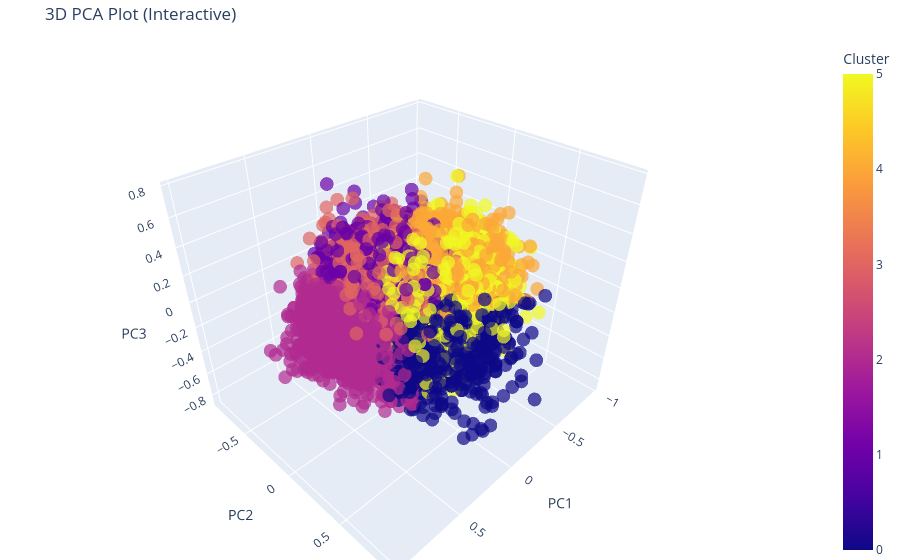

The notebook cell saved with this chart:
### Code cell
plt.figure(figsize=(10, 8))

# Use seaborn scatterplot, coloring points by the 'Cluster' column
# sns.scatterplot(
#     x='PC1', 
#     y='PC2', 
#     hue='Cluster', 
#     data=pca_df,
#     palette=sns.color_palette("hsv", n_colors=pca_df['Cluster'].nunique()), # Use distinct colors
#     legend="full",
#     alpha=0.6,
#     s=50
# )

# plt.title('K-Means Clusters Projected onto 2 Principal Components (PCA)', fontsize=14)
# plt.xlabel(f'Principal Component 1 ({pca.explained_variance_ratio_[0]*100:.1f}% Variance)', fontsize=12)
# plt.ylabel(f'Principal Component 2 ({pca.explained_variance_ratio_[1]*100:.1f}% Variance)', fontsize=12)
# plt.grid(True, linestyle='--', alpha=0.8)
# plt.show()

import plotly.express as px

fig = px.scatter_3d(
    pca_df, 
    x='PC1', 
    y='PC2', 
    z='PC3',
    color='Cluster',
    title='3D PCA Plot (Interactive)',
    opacity=0.7,
    size_max=5
)

# Update layout for a cleaner look
fig.update_layout(margin=dict(l=0, r=0, b=0, t=40))
fig.show()

### Figure 1 — Plotly figure (JSON) as saved in the notebook; plotly's stock layout.template omitted (floating-point values rounded to 4 significant figures; data arrays with more than 128 entries replaced by an {"elided": "..."} marker saying what was removed)
{"data": [{"hovertemplate": "PC1=%{x}<br>PC2=%{y}<br>PC3=%{z}<br>Cluster=%{marker.color}<extra></extra>", "legendgroup": "", "marker": {"color": {"elided": "11102 int values"}, "coloraxis": "coloraxis", "opacity": 0.7, "symbol": "circle"}, "mode": "markers", "name": "", "scene": "scene", "showlegend": false, "type": "scatter3d", "x": {"elided": "11102 float values"}, "y": {"elided": "11102 float values"}, "z": {"elided": "11102 float values"}}], "layout": {"coloraxis": {"colorbar": {"title": {"text": "Cluster"}}, "colorscale": [[0, "#0d0887"], [0.1111, "#46039f"], [0.2222, "#7201a8"], [0.3333, "#9c179e"], [0.4444, "#bd3786"], [0.5556, "#d8576b"], [0.6667, "#ed7953"], [0.7778, "#fb9f3a"], [0.8889, "#fdca26"], [1, "#f0f921"]]}, "legend": {"tracegroupgap": 0}, "margin": {"b": 0, "l": 0, "r": 0, "t": 40}, "scene": {"domain": {"x": [0, 1], "y": [0, 1]}, "xaxis": {"title": {"text": "PC1"}}, "yaxis": {"title": {"text": "PC2"}}, "zaxis": {"title": {"text": "PC3"}}}, "title": {"text": "3D PCA Plot (Interactive)"}}}
